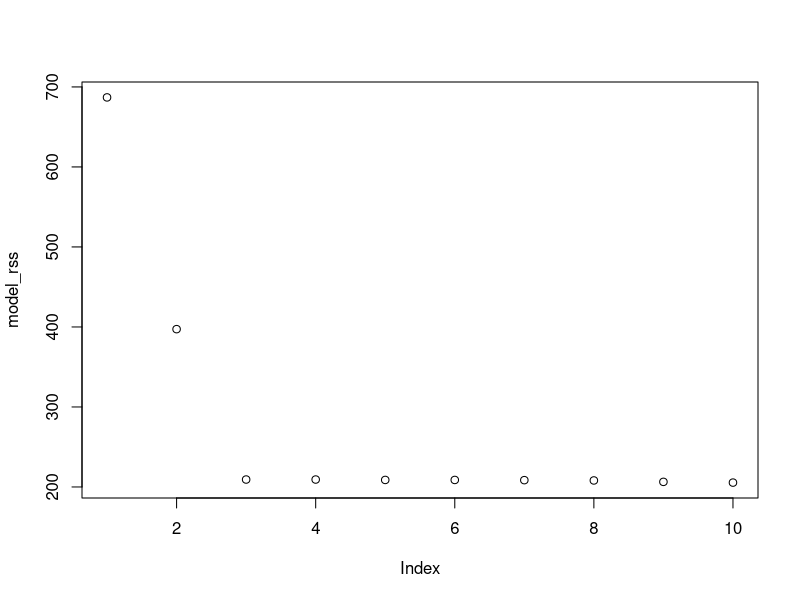

Source code (R):
## ---- chunk 1
data(cars)
head(cars)
## ---- chunk 2
# TODO: uncomment and complete the code below.

linear_model <- lm(dist ~ 1 + speed, data=cars)
quad_model <- lm(dist ~ 1 + I(speed ^ 2), data=cars)
cube_model <- lm(dist ~ 1 + I(speed ^ 3), data=cars)
## ---- chunk 3
deviance(linear_model)
deviance(quad_model)
deviance(cube_model)
## ---- chunk 4
b_model <- lm(dist ~ 1 + speed + I(speed ^ 2), data = cars)
## ---- chunk 5
deviance(b_model)
## ---- chunk 6

nrows <- nrow(cars)
errors <- data.frame('Row' = rep(1:nrows, each=3), 'Model' = c(1,2,3), 'Error' = rep(NA, nrows * 3))

for (i in 1:nrows) {
   train_data <- cars[-c(i),]
   leftout <- cars[c(i),]

   # fit linear
   m1 <- lm(dist ~ 1 + speed, data=train_data)
   m1.pred <- predict(m1, leftout)
   errors[(errors$Row == i & errors$Model == 1), ]$Error <- (m1.pred - leftout$dist) ^ 2

   # fit quad
   m2 <- lm(dist ~ 1 + I(speed^2), data=train_data)
   m2.pred <- predict(m2, leftout)
   errors[(errors$Row == i & errors$Model == 2), ]$Error <- (m2.pred - leftout$dist) ^ 2

   # fit combine
   m3 <- lm(dist ~ 1 + speed + I(speed^2), data=train_data)
   m3.pred <- predict(m3, leftout)
   errors[(errors$Row == i & errors$Model == 3), ]$Error <- (m3.pred - leftout$dist) ^ 2
}

err_agg <- aggregate(Error ~ Model, data = errors, FUN = mean)
head(err_agg)
## ---- chunk 7
generate_X <- function( n, p ) {
   data <- rnorm(n*p, mean = 0, sd = 1)
   mat <- matrix(data = data, nrow = n, ncol = p)
   return (data.frame(mat))
}
## ---- chunk 8
generate_coefs <- function( p, k ) {
  if (k == 0) {
     return (rep(0, p))
  } else {
     return (c(sample(c(-1, 1), replace = TRUE, size = k), rep(0, p - k)))
  }
}
## ---- chunk 9
generate_responses <- function( X, beta ) {
   Xmx <- as.matrix(X)
   EY <- Xmx %*% beta
   Y <- rnorm( n=nrow(EY), mean=EY, sd=1);
   X$Y <- Y;
   return(X)
}
## ---- chunk 10
#TODO: code goes here.

# Hint: if you want to do this with a for-loop, here's some skeleton
# code to get you started.
# If you want to do this a different way, feel free to delete this code.

#TODO: write a chunk of code to generate the data, as described above.
gen_data <- generate_X(200, 10)
gen_data <- generate_responses(gen_data, generate_coefs(10, 3))

# Here's a vector in which to store our RSSs
model_rss <- rep(NA, 10); # One entry for each of the ten models.
for( i in 1:10 ) {
  
  # TODO: write code to select only the first i columns of the data frame
  # and the last column of the data frame
  # and store them in a new data frame.
  # Note that the last column, our column of responses,
  # is guaranteed to be named `Y`,
  # thanks to our generate_responses() function,
   temp_frame <- data.frame(gen_data[, 1:i])
   temp_frame$Y <- gen_data$Y

  # TODO: write code to fit a model to this "subsetted" data frame.
   mdl <- lm(Y ~ ., data = temp_frame)
  
  # TODO: compute the fitted model's RSS; store it in the i-th entry of model_rss,
  # So, you need to replace NA with something more useful.
  model_rss[i] <- deviance(mdl)
}
## ---- chunk 11
plot(model_rss)
## ---- chunk 12
library(glmnet)
lasso_mdl <- glmnet(gen_data[, 1:10], gen_data$Y, alpha = 1, lambda = c(0,1,2))
coef(lasso_mdl)
